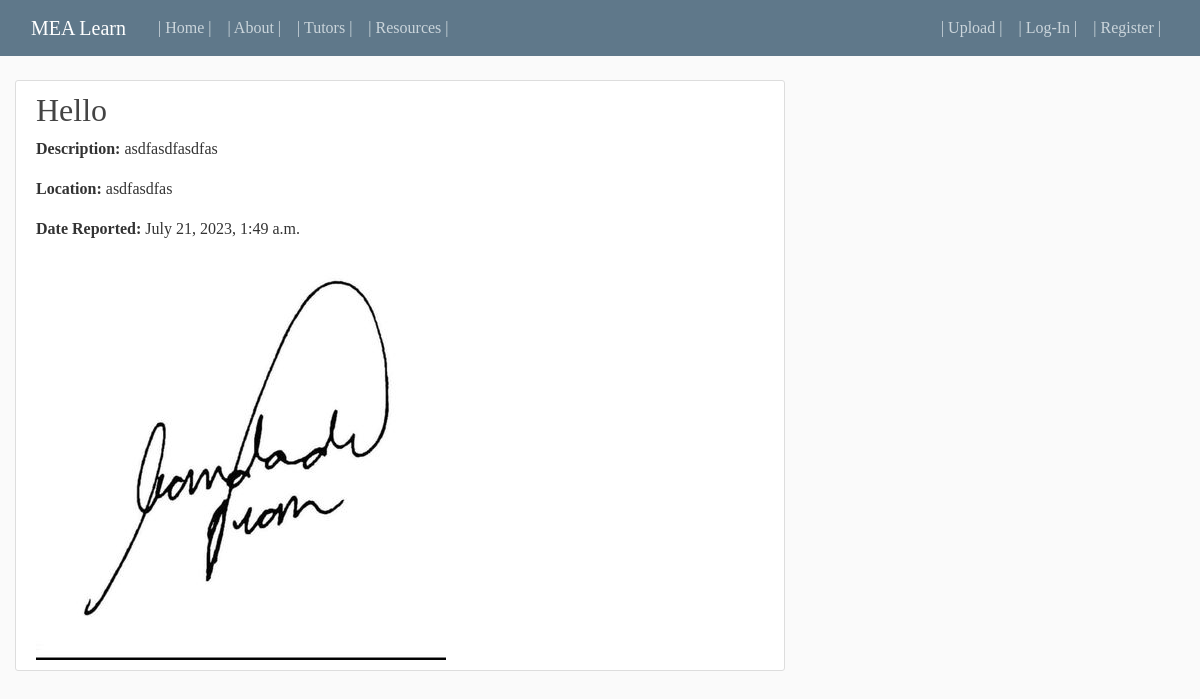
Screenshot of /post/3/ with the database file from the repository.
### blog/models.py (models this page shows, shortened)
class Incident(models.Model):
    title = models.CharField(max_length=150)
    description = models.TextField()
    location = models.CharField(max_length=150)
    date_reported = models.DateTimeField(default=timezone.now)
    pictures = models.ImageField(upload_to='incident_pictures')
    author = models.ForeignKey(User, on_delete=models.CASCADE)

### blog/views.py (the view)
# urls.py: path('post/<int:pk>/', PostDetailView.as_view(), name='post-detail'),
class PostDetailView(DetailView):
    model = Incident

### blog/templates/blog/incident_detail.html (shortened to what this page needs)
{% extends "blog/base.html" %}
{% load static %}
{% block content %}
  <div class="content-section">
    <h2>{{ incident.title }}</h2>
    <p><strong>Description:</strong> {{ incident.description }}</p>
    <p><strong>Location:</strong> {{ incident.location }}</p>
    <p><strong>Date Reported:</strong> {{ incident.date_reported }}</p>
    <img src="{{ incident.pictures.url }}" alt="Incident Picture" class="img-fluid">
  </div>
{% endblock content %}

### blog/static/blog/main.css (style rules this page uses)
body { font-family: 'Playfair Display', serif !important; background: #fafafa; color: #333333; margin: 0; padding: 0; box-sizing: border-box; margin-top: 5rem; }
h1, h2, h3, h4, h5, h6 { color: #444444; }
.content-section { background: #ffffff; padding: 10px 20px; border: 1px solid #dddddd; border-radius: 3px; margin-bottom: 20px; }

### blog/templates/blog/base.html (style rules this page uses)
body { font-family: 'Karla', sans-serif; }

### rows the page displays
Incident: title "Hello", description "asdfasdfasdfas", location "asdfasdfas", date_reported "July 21, 2023, 1:49 a.m.", pictures (picture)
